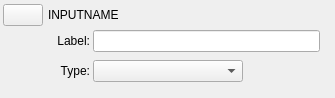
<?xml version="1.0" encoding="UTF-8"?>
<ui version="4.0">
 <class>JSONGUIInputImage</class>
 <widget class="QWidget" name="JSONGUIInputImage">
  <property name="geometry">
   <rect>
    <x>0</x>
    <y>0</y>
    <width>335</width>
    <height>98</height>
   </rect>
  </property>
  <property name="windowTitle">
   <string>Form</string>
  </property>
  <layout class="QVBoxLayout" name="verticalLayout">
   <property name="spacing">
    <number>3</number>
   </property>
   <property name="leftMargin">
    <number>3</number>
   </property>
   <property name="topMargin">
    <number>3</number>
   </property>
   <property name="rightMargin">
    <number>3</number>
   </property>
   <property name="bottomMargin">
    <number>3</number>
   </property>
   <item>
    <layout class="QGridLayout" name="gridLayout">
     <item row="0" column="1">
      <widget class="QLineEdit" name="inputNameEdit">
       <property name="styleSheet">
        <string notr="true">background: rgba(0,0,0,0); border-radius: 0px;</string>
       </property>
       <property name="text">
        <string>INPUTNAME</string>
       </property>
      </widget>
     </item>
     <item row="0" column="0">
      <widget class="QPushButton" name="pushButton">
       <property name="sizePolicy">
        <sizepolicy hsizetype="Fixed" vsizetype="Fixed">
         <horstretch>0</horstretch>
         <verstretch>0</verstretch>
        </sizepolicy>
       </property>
       <property name="text">
        <string/>
       </property>
      </widget>
     </item>
     <item row="0" column="2">
      <widget class="QLabelClickable" name="deleteLabel">
       <property name="sizePolicy">
        <sizepolicy hsizetype="Minimum" vsizetype="Minimum">
         <horstretch>0</horstretch>
         <verstretch>0</verstretch>
        </sizepolicy>
       </property>
       <property name="minimumSize">
        <size>
         <width>24</width>
         <height>24</height>
        </size>
       </property>
       <property name="maximumSize">
        <size>
         <width>24</width>
         <height>24</height>
        </size>
       </property>
       <property name="text">
        <string/>
       </property>
       <property name="pixmap">
        <pixmap resource="../resources.qrc">:/resources/JSONDeleteButtonImage.png</pixmap>
       </property>
       <property name="scaledContents">
        <bool>true</bool>
       </property>
      </widget>
     </item>
    </layout>
   </item>
   <item>
    <layout class="QFormLayout" name="formLayout">
     <property name="fieldGrowthPolicy">
      <enum>QFormLayout::ExpandingFieldsGrow</enum>
     </property>
     <property name="verticalSpacing">
      <number>8</number>
     </property>
     <property name="leftMargin">
      <number>12</number>
     </property>
     <property name="rightMargin">
      <number>12</number>
     </property>
     <item row="0" column="0">
      <widget class="QLabel" name="label_2">
       <property name="minimumSize">
        <size>
         <width>75</width>
         <height>0</height>
        </size>
       </property>
       <property name="text">
        <string>Label:</string>
       </property>
       <property name="alignment">
        <set>Qt::AlignRight|Qt::AlignTrailing|Qt::AlignVCenter</set>
       </property>
      </widget>
     </item>
     <item row="0" column="1">
      <widget class="QLineEdit" name="labelField"/>
     </item>
     <item row="1" column="0">
      <widget class="QLabel" name="label_3">
       <property name="minimumSize">
        <size>
         <width>75</width>
         <height>0</height>
        </size>
       </property>
       <property name="text">
        <string>Type:</string>
       </property>
       <property name="alignment">
        <set>Qt::AlignRight|Qt::AlignTrailing|Qt::AlignVCenter</set>
       </property>
      </widget>
     </item>
     <item row="1" column="1">
      <widget class="QComboBox" name="typePUB">
       <property name="sizePolicy">
        <sizepolicy hsizetype="Fixed" vsizetype="Fixed">
         <horstretch>0</horstretch>
         <verstretch>0</verstretch>
        </sizepolicy>
       </property>
       <property name="minimumSize">
        <size>
         <width>150</width>
         <height>0</height>
        </size>
       </property>
      </widget>
     </item>
    </layout>
   </item>
  </layout>
 </widget>
 <customwidgets>
  <customwidget>
   <class>QLabelClickable</class>
   <extends>QLabel</extends>
   <header>QLabelClickable.h</header>
  </customwidget>
 </customwidgets>
 <resources>
  <include location="../resources.qrc"/>
 </resources>
 <connections/>
</ui>
